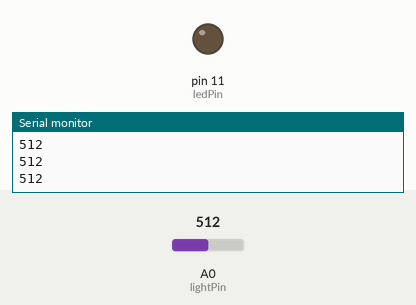
This sketch was run on a simulated Arduino Uno, built with avr-gcc and run on an emulated ATmega328P. Shown: output pins drawn as LEDs (lit = HIGH), the last lines printed to the serial monitor. The inputs (shaded band) are chosen by the test bench; at power-on: A0 (lightPin) = 512.

Above: at 1.2 s.
1.3 s: A0 (lightPin) set to 716
At 2.2 s:
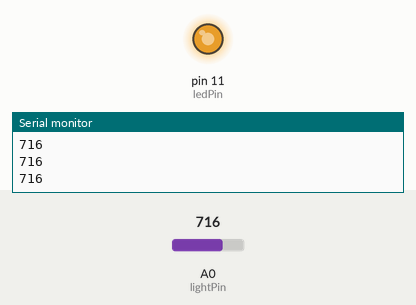
2.8 s: A0 (lightPin) set to 758
At 3.7 s:
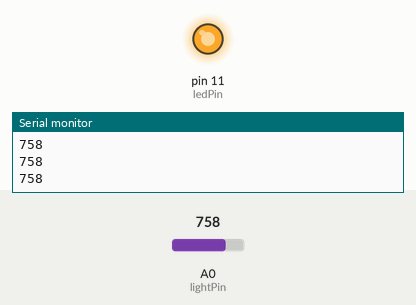
4.3 s: A0 (lightPin) set to 768
At 4.7 s:
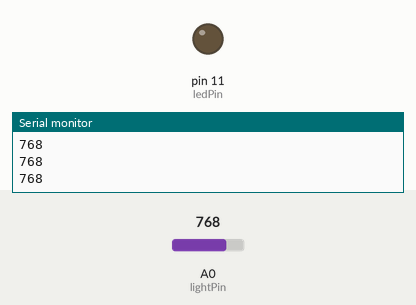
5.8 s: A0 (lightPin) set to 900
At 7.0 s:
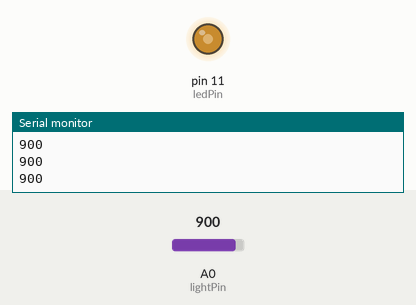
7.3 s: A0 (lightPin) set to 306
At 8.0 s:
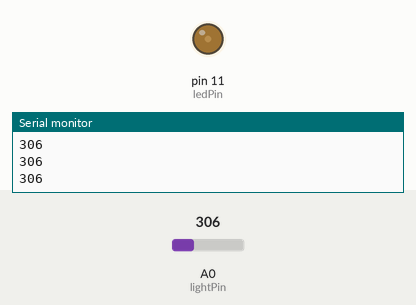
8.8 s: A0 (lightPin) set to 0
At 9.4 s:
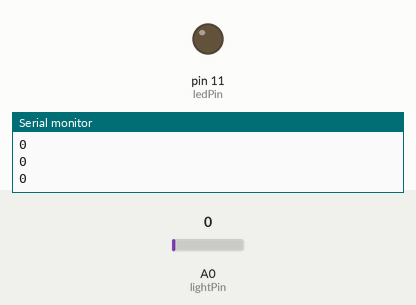
Timing chart, 0 to 11.3 s (numbered marks = the images above; inputs shaded):
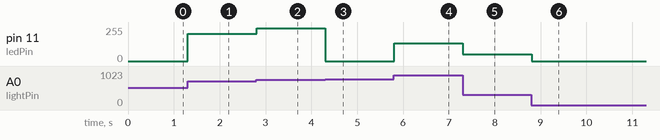

Measured:
- the behaviour switches between 767 and 768 on A0 (lightPin) (found by bisection; images 2 and 3)
- after the input at 1.3 s, pin 11 (ledPin): 0/255 → 204/255 at once
- after the input at 2.8 s, pin 11 (ledPin): 204/255 → 246/255 at once
- after the input at 4.3 s, pin 11 (ledPin): 246/255 → 0/255 at once
- after the input at 5.8 s, pin 11 (ledPin): 0/255 → 132/255 at once
- after the input at 7.3 s, pin 11 (ledPin): 132/255 → 50/255 at once
- after the input at 8.8 s, pin 11 (ledPin): 50/255 → 0/255 at once

The sketch:

Photoresistor_code.ino
```cpp
int lightPin = A0;  //define a pin for Photo resistor
int ledPin=11;     //define a pin for LED

void setup()
{
    Serial.begin(9600);  //Begin serial communcation
    pinMode( ledPin, OUTPUT );
}

void loop()
{
    Serial.println(analogRead(lightPin)); //Write the value of the photoresistor to the serial monitor.
    analogWrite(ledPin, analogRead(lightPin));
    delay(10);
}
```
